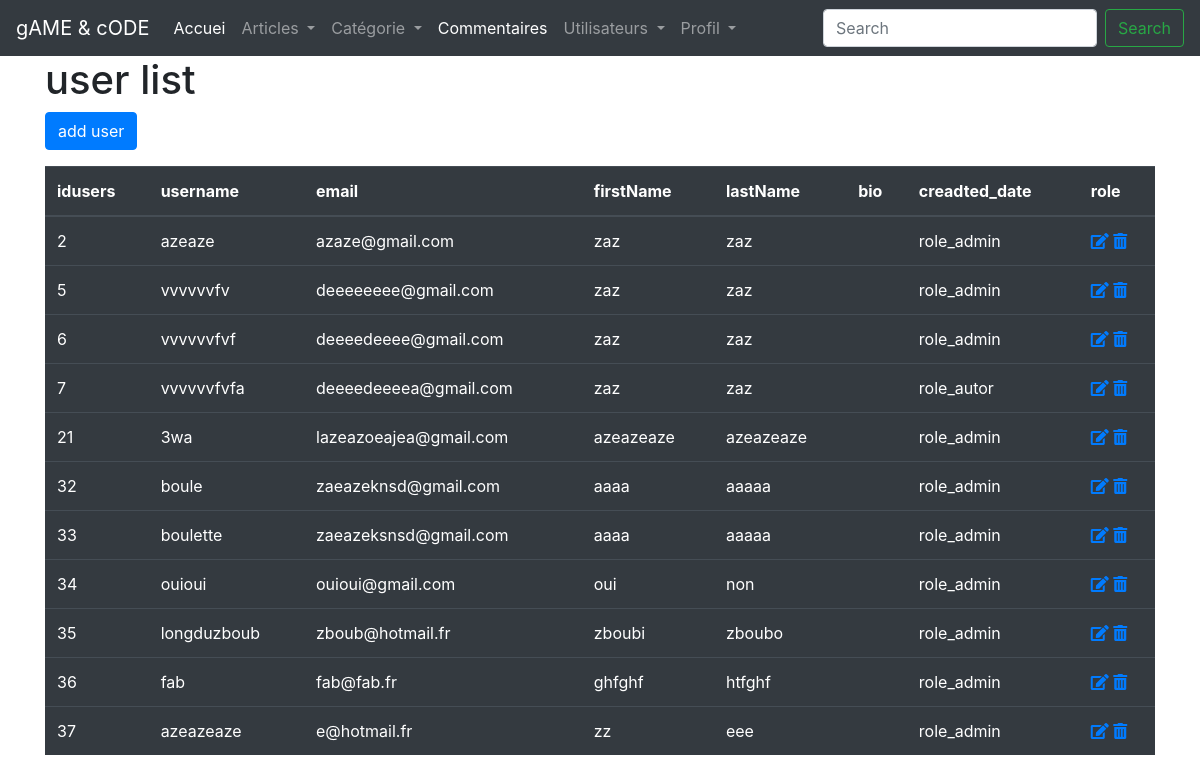
The page /admin/listUser.php on the database its author committed.
### tables this page shows
CREATE TABLE `users` (
  `idusers` int(10) UNSIGNED NOT NULL,
  `username` varchar(100) DEFAULT NULL,
  `email` varchar(255) NOT NULL,
  `password` varchar(255) NOT NULL,
  `firstname` varchar(45) NOT NULL,
  `lastname` varchar(45) NOT NULL,
  `bio` text,
  `created_date` datetime DEFAULT NULL,
  `last_login_date` datetime DEFAULT NULL,
  `role` varchar(25) DEFAULT NULL,
  `avatar` varchar(255) DEFAULT NULL
);

### admin/listUser.php (called while the page is built, shortened)
<?php
$menu = 'users';
try{
    $dbh = connexion();
        $sth = $dbh->prepare("SELECT * FROM users ORDER BY idusers");
    $sth->execute();
    $users = $sth->fetchAll(PDO::FETCH_ASSOC);
}
catch(PDOException $e){
    echo"Erreur:".$e->getMessage();
}
include 'tpl/layout.phtml';
?>

### admin/tpl/listUser.phtml (the view)
<div class="container">
        <h1>user list</h1>
        <a class="btn btn-primary mb-3 <?=($menu =='liste')?'active':' '?>" href="addUser.php" role="button">add user</a>
<table class="table table-dark">
    <thead class="thead-dark"">
    <tr>
      <th scope="col">idusers</th>
      <th scope="col">username</th>
      <th scope="col">email</th>
      <th scope="col">firstName</th>
      <th scope="col">lastName</th>
      <th scope="col">bio</th>
      <th scope="col">creadted_date</th>
      <th scope="col">role</th>
    </tr>
    </thead>
    <tbody>
    <?php foreach($users as $user): ?>
    <tr>
        <td scope="col"><?=$user['idusers'];?></td>
        <td scope="col"><?=$user['username'];?></td>
        <td scope="col"><?=$user['email'];?></td>
        <td scope="col"><?=$user['firstname'];?></td>
        <td scope="col"><?=$user['lastname'];?></td>
        <td scope="col"><?=$user['bio'];?></td>
        <td scope="col"><?=$user['role'];?></td>
        <td>
            <a href="#"><i class="fas fa-edit"aria-hidden="true"></i></a>
            <a href="#"><i class="fas fa-trash-alt"aria-hidden="true"></i></a>
        </td>
        </tr>
    <?php endforeach?>
    </tbody>
    </table>
    </div>

### admin/tpl/layout.phtml (shortened to what this page needs)
<!doctype html>
<html lang="en">
  <head>
    <link rel="stylesheet" href="https://stackpath.bootstrapcdn.com/bootstrap/4.3.1/css/bootstrap.min.css">
    <link rel="stylesheet" href="https://use.fontawesome.com/releases/v5.8.2/css/all.css">
    <link rel="stylesheet" href="style.css">
  </head>
  <body>
    <header>
        <nav class="navbar navbar-expand-lg navbar-dark bg-dark">
            <a class="navbar-brand" href="#">gAME & cODE</a>
            <div class="collapse navbar-collapse" id="navbarSupportedContent">
                <ul class="navbar-nav mr-auto">
                <li class="nav-item active">
                <li class="nav-item active">
                <a class="nav-link">Accuei<span class="sr-only">(current)</span></a>
                <li class="nav-item dropdown">
                <a class="nav-link dropdown-toggle" href="#" id="navbarDropdownMenuLink" role="button" data-toggle="dropdown" aria-haspopup="true" aria-expanded="false">
                    Articles
                </a>
                <li class="nav-item dropdown">
                <a class="nav-link dropdown-toggle" href="#" id="navbarDropdownMenuLink" role="button" data-toggle="dropdown" aria-haspopup="true" aria-expanded="false">
                    Catégorie
                </a>
                <li class="nav-item active">
                <a class="nav-link" href="#">Commentaires</a>
                <li class="nav-item dropdown">
                <a class="nav-link dropdown-toggle" href="#" id="navbarDropdownMenuLink" role="button" data-toggle="dropdown" aria-haspopup="true" aria-expanded="false">
                    Utilisateurs
                </a>
                <li class="nav-item dropdown">
                <a class="nav-link dropdown-toggle" href="#" id="navbarDropdownMenuLink" role="button" data-toggle="dropdown" aria-haspopup="true" aria-expanded="false">
                    Profil
                </a>
                </ul>
                <form class="form-inline my-2 my-lg-0">
                    <input class="form-control mr-sm-2" type="search" placeholder="Search" aria-label="Search">
                    <button class="btn btn-outline-success my-2 my-sm-0" type="submit">Search</button>
                </form>
         </div>
        </nav>
    </header>
    <main>
        <?php include 'tpl/'.$view.'.phtml';
        ?>
    </main>
  </body>
</html>

### rows shown on the page
users: idusers "2", username "azeaze", email "azaze@gmail.com", firstname "zaz", lastname "zaz", role "role_admin"
users: idusers "5", username "vvvvvvfv", email "deeeeeeee@gmail.com", firstname "zaz", lastname "zaz", role "role_admin"
users: idusers "6", username "vvvvvvfvf", email "deeeedeeee@gmail.com", firstname "zaz", lastname "zaz", role "role_admin"
users: idusers "7", username "vvvvvvfvfa", email "deeeedeeeea@gmail.com", firstname "zaz", lastname "zaz", role "role_autor"
users: idusers "21", username "3wa", email "lazeazoeajea@gmail.com", firstname "azeazeaze", lastname "azeazeaze", role "role_admin"
users: idusers "32", username "boule", email "zaeazeknsd@gmail.com", firstname "aaaa", lastname "aaaaa", role "role_admin"
users: idusers "33", username "boulette", email "zaeazeksnsd@gmail.com", firstname "aaaa", lastname "aaaaa", role "role_admin"
users: idusers "34", username "ouioui", email "ouioui@gmail.com", firstname "oui", lastname "non", role "role_admin"
users: idusers "35", username "longduzboub", email "zboub@hotmail.fr", firstname "zboubi", lastname "zboubo", role "role_admin"
users: idusers "36", username "fab", email "fab@fab.fr", firstname "ghfghf", lastname "htfghf", role "role_admin"
users: idusers "37", username "azeazeaze", email "e@hotmail.fr", firstname "zz", lastname "eee", role "role_admin"
